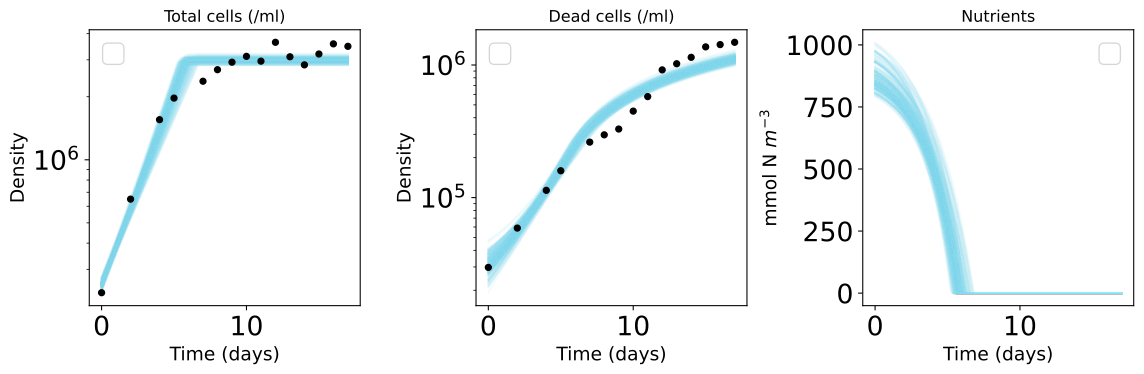

Python code for this plot:
'''

Dec 20, 2025 -- Raunak Dey


Cannot use NUTS with solve_ivp
NUTS needs gradients
Use Slice sampler instead or Metropolis.
'''



import csv
import pandas as pd
import matplotlib.pyplot as plt
import numpy as np
from scipy.integrate import odeint
import pymc as pm
from numba import njit
import pytensor.tensor as pt
import arviz as az
from pytensor.compile.ops import as_op
import logging
import os
from plotting import *
import sys
import xarray as xr

import pytensor
import pytensor.tensor as pt
from pytensor.graph.op import Op
from pytensor.graph.basic import Apply
from scipy.integrate import solve_ivp


# Get path to MCMCwithODEs_primer (3 levels up)
project_root = os.path.abspath(os.path.join(os.path.dirname(__file__), '..', '..', '..'))
sys.path.insert(0, project_root)
from utils import plot_trace, plot_convergence, plot_posterior_pairs, posterior_dynamics, posterior_dynamics_solve_ivp, posterior_dynamics_solve_ivp_flexible # because __init__.py already re-exports it


######## load data

# load data
dataset = pd.read_csv("./../data/total_cells.csv")

ehux_d7_cells  = dataset.head(15)
ehux_cells = dataset.tail(15)

ehux_total_time = ehux_cells['Time (days)'].values
ehux_total_density = 1e6*ehux_cells[' Density (1e6/ml)'].values
ehux_d7_total_time = ehux_d7_cells['Time (days)'].values
ehux_d7_total_density = 1e6*ehux_d7_cells[' Density (1e6/ml)'].values

death_dataset = pd.read_csv("./../data/death_percentage.csv")

ehux_death = death_dataset.tail(15)
ehux_d7_death = death_dataset.head(15)


ehux_dead_time = ehux_death['Time (days)']
ehux_dead_density = ehux_death[' Dead percentage '].values*ehux_total_density/100
ehux_d7_dead_time = ehux_d7_death['Time (days)']
ehux_d7_dead_density = ehux_d7_death[' Dead percentage ']*ehux_d7_total_density/100





def general_case(t, y, params):
    N, P, D = y
    mu_max = params[0]
    Ks = params[1]
    Qn = params[2]
    delta = params[3]

    P_m3 = P * 1e6  # cells/mL → cells/m³
    mu = mu_max * N / (N + Ks)

    dNdt = -Qn * mu * P_m3
    dPdt = mu * P - delta * P
    dDdt = delta * P

    return [dNdt, dPdt, dDdt]



class SolveIVPWrapper(Op):
    itypes = [pt.dvector]  # theta + y0
    otypes = [pt.dmatrix]  # solution: (len(t), 3)

    def __init__(self, times):
        self.times = times

    def perform(self, node, inputs, outputs):
        theta_y0, = inputs
        theta = theta_y0[:4]
        y0 = theta_y0[4:]

        sol = solve_ivp(
            fun=lambda t, y: general_case(t, y, theta),
            t_span=(self.times[0], self.times[-1]),
            y0=y0,
            t_eval=self.times,
            method="LSODA"
        )

        if not sol.success:
            outputs[0][0] = np.full((len(self.times), 3), np.nan)
            return

        #if not sol.success:
        #    raise RuntimeError("ODE solver failed:", sol.message)

        outputs[0][0] = sol.y.T  # shape: (time, 3)




# === Convert solution to observables ===
def ode_solution2data(solution):
    live = solution[:, 1]
    dead = solution[:, 2]
    total = live + dead
    return {
        "total": total,
        "dead": dead
    }



def build_pymc_model(times, total_obs, dead_obs):
    ode_op = SolveIVPWrapper(times)
    # Known from posterior ridge fit
    a = 3.671987e-13
    b = -2.389792e-12
    sigma_ridge = 1.170432e-11

    with pm.Model() as model:
        mu_max = pm.Uniform("mu_max", 0.4, 0.7)
        Ks = pm.Uniform("Ks", 0.05, 0.5)
        #Ks = pm.LogNormal("Ks",np.log(50), 1.0)
        delta = pm.Normal("delta", mu = 0.034, sigma = 0.003)

        #Qn = pm.Uniform("Qn", 2e-10, 30e-10)
        #N0 = pm.Deterministic("N0", 1000 + ((500 / 1.8e-10) * (Qn - 3.2e-10)))
        #N0 = pm.Deterministic("N0", 500 + ((1000 / 3.6e-10) * (Qn - 1.9e-10)))

        N0 = pm.TruncatedNormal("N0", mu=880, sigma=100,lower=200, upper=2000)

        # Reparameterized Qn (no longer sampled)
        Qn = pm.Deterministic(
            "Qn",
            a * N0 + b
        )

        #Qn = pm.Normal(
        #    "Qn",
        #    mu=a * N0 + b,
        #    sigma=sigma_ridge
        #)
                

        P0 = pm.Normal("P0", mu=211017, sigma=14380)  # Based on data, around
        D0 = pm.Normal("D0", mu=31104, sigma=5761)  # Based on data, aroun        
    

        sigma_live = pm.HalfNormal("sigma_live", 1)
        sigma_dead = pm.HalfNormal("sigma_dead", 1)
        
        # Solve ODE
        sol = ode_op(pt.stack([mu_max, Ks, Qn, delta, N0, P0, D0]))

        total = sol[:, 1] + sol[:, 2]
        dead = sol[:, 2]
        
        eps = 1* 1e-12
        pm.Normal("Y_total", mu=pt.log(total+eps), sigma=sigma_live, observed=np.log(total_obs))
        pm.Normal("Y_dead", mu=pt.log(dead+eps), sigma=sigma_dead, observed=np.log(dead_obs))

    return model


def run_inference(model, draws=20000, tune=20000, chains=3, cores=3, threshold_for_slice=0,target_accept=0.9):
    with model:
        # Count number of continuous variables (excluding transformed ones)
        num_params = len(model.free_RVs)
        #var_names = [v.name for v in model.free_RVs]
        
        if num_params > threshold_for_slice:
            print(f"Using Slice sampler (parameters: {num_params})")
            #step = pm.Slice()
            step = pm.Metropolis()
        else:
            print(f"Using NUTS sampler (parameters: {num_params})")
            step = pm.NUTS(target_accept=target_accept)
        
        trace = pm.sample(draws=draws, tune=tune, chains=chains, step=step,
                          return_inferencedata=True, cores=cores)

    return trace







if __name__ == "__main__":

    file_path = '../res/ehux_monod_reparam_mh4.nc'
    # Build and run model
    model = build_pymc_model(ehux_total_time, ehux_total_density, ehux_dead_density)
    


    # Default to False if not defined
    run_inference_flag = False
    plot_trace_flag = False
    plot_convergence_flag = False
    plot_posterior_pairs_flag = False
    plot_dynamics_flag = True


    try:
        run_inference_flag
    except NameError:
        run_inference_flag = False

    if not os.path.exists(file_path) or run_inference_flag:
        print("Running inference...")
        trace = run_inference(model)
        az.to_netcdf(trace, file_path)
    else:
        print(f"{file_path} already exists. Skipping model run.")
        trace = az.from_netcdf(file_path)
    

    if plot_trace_flag:
        plot_trace(
        trace=trace,
        model=model,
        fontname='Arial',
        fontsize=15,
        num_prior_samples=2000,
        uni=["mu_max","Ks"],
        #var_names_map={'mu_max': 'Maximum Growth Rate μ (/day)', 'delta': 'Death Rate δ (/day)', 'Qn': 'Nutrient Quota Qn (ml/cell)', 'P0': 'Initial Live Density (/ml)', 'D0': 'Initial Dead Density (/ml)','sigma_live': 'σ for live cells', 'sigma_dead': 'σ for dead cells'},
        var_order=['mu_max','delta','N0','P0','D0','sigma_live','sigma_dead'],
        hspace=0.85,
        wspace=0.3,
        var_names_map = {"mu_max":r'Maximum growth rate, $μ_{max}$ (/day)', "Ks":r"Half saturation constant mmol$/m^3$ ", "P0":r'Init. living cells, $P_0$ (cell/ml)',
                         "D0":r'Init. dead cells, $D_0$ (cell/ml)',"N0":r'Init. nutrient concentration, $N_0$ (mmol$/m^3$)',"sigma_live":"Standard Deviation, $\sigma_{LL,1}$","sigma_dead":"Standard Deviation, $\sigma_{LL,2}$",
                         "delta":"Death Rate, δ (/day)",'Qn': r'Nutrient Quota $Q_N$ (mmol N/cell)'},
        save_path='../figures/ehux_monod_trace_reparam_mh4.svg'
        )
    
    
    if plot_posterior_pairs_flag:
        plot_posterior_pairs(
        trace,
        plot_kind="kde",
        fontname="Arial",
        fontsize=12,
        figsize=(25, 25),
        #var_names_map = {"mu_max":r'Maximum growth rate, $μ_{max}$ (/day)', "Ks":r"Half saturation constant mmol$/m^3$ ", "P0":r'Init. living cells, $P_0$ (cell/ml)',
        #                 "D0":r'Init. dead cells, $D_0$ (cell/ml)',"N0":r'Init. nutrient concentration, $N_0$ (mmol$/m^3$)',"sigma_live":"Standard Deviation, $\sigma_{LL,1}$","sigma_dead":"Standard Deviation, $\sigma_{LL,2}$",
        #                 "delta":"Death Rate, δ (/day)",'Qn': r'Nutrient Quota $Q_N$ (mmol N/cell)'},
        var_names_map = {"mu_max":'', "Ks":'', "P0":'',
                        "D0":'',"sigma_live":'',"sigma_dead":'',
                        "delta":"",'Qn': "","N0":''},
        
        var_order=['mu_max','delta','N0','P0','D0','sigma_live','sigma_dead'],
        hspace=0.3,
        wspace=0.3,
        save_path='../figures/ehux_monod_posterior_reparam_mh4.svg'
        )
   
    
    if plot_convergence_flag:
        plot_convergence(
            trace,
            fontname="Arial",
            fontsize=15,
            max_lag=80,
            show_geweke=False,
            hspace=0.8,
            thin = 50,
            combine_chains = False,
            var_names_map = {"mu_max":r'Maximum growth rate, $μ_{max}$ (/day)', "Ks":r"Half saturation constant mmol$/m^3$ ", "P0":r'Init. living cells, $P_0$ (cell/ml)',
                         "D0":r'Init. dead cells, $D_0$ (cell/ml)',"N0":r'Init. nutrient concentration, $N_0$ (mmol$/m^3$)',"sigma_live":"Standard Deviation, $\sigma_{LL,1}$","sigma_dead":"Standard Deviation, $\sigma_{LL,2}$",
                         "delta":"Death Rate, δ (/day)",'Qn': r'Nutrient Quota $Q_N$ (mmol N/cell)'},
            var_order=['mu_max','delta','N0','P0','D0','sigma_live','sigma_dead'],
            figsize=(10, 10),
            save_path="../figures/ehux_monod_convergence_reparam_mh4.svg"
            )
        
    

    
    ## dataset
    dataset_postprocessing = {
    "Total cells": [
            {"time": ehux_total_time, "values":  ehux_total_density},  # replicate 1
        ],
    "Dead cells": [
            {"time": ehux_dead_time, "values": ehux_dead_density},  # replicate 1
        ]
    }



    if plot_dynamics_flag:

        n_samples = 500
        burn_in = 0

        t_min = min(ehux_total_time.min(), ehux_dead_time.min())
        t_max = max(ehux_total_time.max(), ehux_dead_time.max())
        t_eval = np.linspace(t_min, t_max, 200)

        posterior = trace.posterior.stack(draws=("chain", "draw"))
        
        
        '''
        # If N0 not sampled, compute from Qn
        if "N0" not in posterior:
            Qn_vals = posterior["Qn"].values
            N0_vals = 1000 + ((500 / 1.8e-10) * (Qn_vals - 3.2e-10))
            
            posterior["N0"] = xr.DataArray(
                N0_vals,
                dims=posterior["Qn"].dims,
                coords=posterior["Qn"].coords
            )
'''
        if "Qn" not in posterior:
            a = 3.671987e-13
            b = -2.389792e-12
            N0_vals = posterior["N0"].values
            Qn_vals = (N0_vals - b) / a  # Rearranging the equation Qn = (N0 - b) / a
            posterior["Qn"] = xr.DataArray(
            Qn_vals,
            dims=posterior["N0"].dims,
            coords=posterior["N0"].coords
            )

        available_draws = posterior.draws.size
        assert burn_in + n_samples <= available_draws, "Not enough samples"

        # 3 subplots: Total, Dead, Nutrient
        fig, axes = plt.subplots(1, 3, figsize=(12, 4), sharex=True)
        labels = ["Total cells (/ml)", "Dead cells (/ml)", "Nutrients"]
        colors = ["skyblue", "skyblue", "skyblue"]
        sol_keys = ["total", "dead"]

        for i in range(n_samples):
            idx = burn_in + i

            mu_max = posterior["mu_max"].values.flatten()[idx]
            Ks     = posterior["Ks"].values.flatten()[idx]
            Qn     = posterior["Qn"].values.flatten()[idx]
            delta  = posterior["delta"].values.flatten()[idx]
            N0     = posterior["N0"].values.flatten()[idx]
            P0     = posterior["P0"].values.flatten()[idx]
            D0     = posterior["D0"].values.flatten()[idx]

            theta = [mu_max, Ks, Qn, delta]
            y0 = [N0, P0, D0]

            try:
                sol = solve_ivp(
                    fun=lambda t, y: general_case(t, y, theta),
                    t_span=(t_eval[0], t_eval[-1]),
                    y0=y0,
                    t_eval=t_eval,
                    rtol=1e-6,
                    atol=1e-6
                )

                if not sol.success:
                    continue

                sol_data = ode_solution2data(sol.y.T)

                axes[0].plot(t_eval, sol_data["total"], color=colors[0], alpha=0.05)
                axes[1].plot(t_eval, sol_data["dead"],  color=colors[1], alpha=0.05)
                axes[2].plot(t_eval, sol.y[0],          color=colors[2], alpha=0.05)

            except Exception as e:
                print(f"[Sample {i}] ODE solve failed: {e}")
                continue

        # Observed data overlays — now ON TOP
        axes[0].scatter(
            ehux_total_time,
            ehux_total_density,
            color="black",
            s=20,
            zorder=10
        )
        axes[1].scatter(
            ehux_dead_time,
            ehux_dead_density,
            color="black",
            s=20,
            zorder=10
        )

        # Titles and formatting
        for i, ax in enumerate(axes):
            ax.set_title(labels[i])
            ax.set_xlabel("Time (days)", fontsize=14)
            ax.set_ylabel("Density" if i < 2 else "mmol N $m^{-3}$", fontsize=14)
            ax.set_yscale('log' if i < 2 else 'linear')
            ax.set_xticks([0, 5, 10, 15])
            ax.legend(fontsize=20)
            ax.tick_params(labelsize=20)

        plt.tight_layout()

        # Save figure as SVG
        plt.savefig("ehux_monod_reparam_mh4.svg", format="svg", bbox_inches="tight")

        plt.show()
